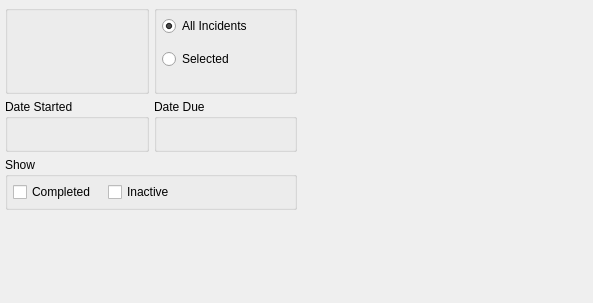
<?xml version="1.0" encoding="UTF-8"?>
<ui version="4.0">
 <comment>This file is part of the xTuple ERP: PostBooks Edition, a free and
open source Enterprise Resource Planning software suite,
Copyright (c) 1999-2011 by OpenMFG LLC, d/b/a xTuple.
It is licensed to you under the Common Public Attribution License
version 1.0, the full text of which (including xTuple-specific Exhibits)
is available at www.xtuple.com/CPAL.  By using this software, you agree
to be bound by its terms.</comment>
 <class>dspTodoByUserAndIncident</class>
 <widget class="QWidget" name="dspTodoByUserAndIncident">
  <property name="geometry">
   <rect>
    <x>0</x>
    <y>0</y>
    <width>593</width>
    <height>303</height>
   </rect>
  </property>
  <property name="windowTitle">
   <string>To-Do List Items by User and Incident</string>
  </property>
  <layout class="QHBoxLayout" name="horizontalLayout_2">
   <item>
    <layout class="QGridLayout" name="gridLayout_3">
     <item row="0" column="0">
      <widget class="ParameterGroup" name="_usr">
       <property name="focusPolicy">
        <enum>Qt::StrongFocus</enum>
       </property>
       <property name="title">
        <string/>
       </property>
       <property name="fixedSize">
        <bool>false</bool>
       </property>
      </widget>
     </item>
     <item row="0" column="1">
      <widget class="QGroupBox" name="_incidentBox">
       <property name="title">
        <string/>
       </property>
       <layout class="QGridLayout">
        <item row="0" column="0">
         <layout class="QHBoxLayout">
          <item>
           <widget class="QRadioButton" name="_allIncidents">
            <property name="text">
             <string>All Incidents</string>
            </property>
            <property name="checked">
             <bool>true</bool>
            </property>
           </widget>
          </item>
          <item>
           <widget class="QLabel" name="label">
            <property name="text">
             <string/>
            </property>
           </widget>
          </item>
         </layout>
        </item>
        <item row="1" column="0">
         <layout class="QHBoxLayout">
          <property name="spacing">
           <number>0</number>
          </property>
          <item>
           <layout class="QVBoxLayout">
            <property name="spacing">
             <number>0</number>
            </property>
            <property name="topMargin">
             <number>8</number>
            </property>
            <item>
             <widget class="QRadioButton" name="_selectedIncident">
              <property name="text">
               <string>Selected</string>
              </property>
             </widget>
            </item>
            <item>
             <spacer>
              <property name="orientation">
               <enum>Qt::Vertical</enum>
              </property>
              <property name="sizeHint" stdset="0">
               <size>
                <width>20</width>
                <height>0</height>
               </size>
              </property>
             </spacer>
            </item>
           </layout>
          </item>
          <item>
           <widget class="IncidentCluster" name="_incident">
            <property name="focusPolicy">
             <enum>Qt::StrongFocus</enum>
            </property>
           </widget>
          </item>
         </layout>
        </item>
       </layout>
      </widget>
     </item>
     <item row="1" column="0">
      <widget class="QGroupBox" name="groupBox">
       <property name="title">
        <string>Date Started</string>
       </property>
       <layout class="QGridLayout">
        <item row="0" column="0">
         <widget class="DateCluster" name="_startDate">
          <property name="focusPolicy">
           <enum>Qt::StrongFocus</enum>
          </property>
         </widget>
        </item>
        <item row="0" column="1">
         <spacer name="horizontalSpacer_3">
          <property name="orientation">
           <enum>Qt::Horizontal</enum>
          </property>
          <property name="sizeHint" stdset="0">
           <size>
            <width>0</width>
            <height>20</height>
           </size>
          </property>
         </spacer>
        </item>
       </layout>
      </widget>
     </item>
     <item row="1" column="1">
      <widget class="QGroupBox" name="groupBox_2">
       <property name="title">
        <string>Date Due</string>
       </property>
       <layout class="QGridLayout">
        <item row="0" column="0">
         <widget class="DateCluster" name="_dueDate">
          <property name="focusPolicy">
           <enum>Qt::StrongFocus</enum>
          </property>
         </widget>
        </item>
        <item row="0" column="1">
         <spacer name="horizontalSpacer_2">
          <property name="orientation">
           <enum>Qt::Horizontal</enum>
          </property>
          <property name="sizeHint" stdset="0">
           <size>
            <width>0</width>
            <height>20</height>
           </size>
          </property>
         </spacer>
        </item>
       </layout>
      </widget>
     </item>
     <item row="2" column="0" colspan="2">
      <widget class="QGroupBox" name="_showGroup">
       <property name="title">
        <string>Show</string>
       </property>
       <layout class="QGridLayout" name="gridLayout_2">
        <item row="0" column="0">
         <layout class="QHBoxLayout" name="horizontalLayout">
          <property name="spacing">
           <number>12</number>
          </property>
          <item>
           <widget class="XCheckBox" name="_showCompleted">
            <property name="text">
             <string>Completed</string>
            </property>
           </widget>
          </item>
          <item>
           <widget class="XCheckBox" name="_showInactive">
            <property name="text">
             <string>Inactive</string>
            </property>
           </widget>
          </item>
          <item>
           <spacer name="horizontalSpacer">
            <property name="orientation">
             <enum>Qt::Horizontal</enum>
            </property>
            <property name="sizeHint" stdset="0">
             <size>
              <width>40</width>
              <height>20</height>
             </size>
            </property>
           </spacer>
          </item>
         </layout>
        </item>
       </layout>
      </widget>
     </item>
     <item row="3" column="0" colspan="2">
      <spacer name="verticalSpacer">
       <property name="orientation">
        <enum>Qt::Vertical</enum>
       </property>
       <property name="sizeHint" stdset="0">
        <size>
         <width>20</width>
         <height>0</height>
        </size>
       </property>
      </spacer>
     </item>
    </layout>
   </item>
   <item>
    <spacer name="horizontalSpacer_4">
     <property name="orientation">
      <enum>Qt::Horizontal</enum>
     </property>
     <property name="sizeHint" stdset="0">
      <size>
       <width>4</width>
       <height>20</height>
      </size>
     </property>
    </spacer>
   </item>
  </layout>
 </widget>
 <layoutdefault spacing="5" margin="5"/>
 <customwidgets>
  <customwidget>
   <class>DateCluster</class>
   <extends>QWidget</extends>
   <header>datecluster.h</header>
  </customwidget>
  <customwidget>
   <class>IncidentCluster</class>
   <extends>QWidget</extends>
   <header>incidentcluster.h</header>
  </customwidget>
  <customwidget>
   <class>ParameterGroup</class>
   <extends>QGroupBox</extends>
   <header>parametergroup.h</header>
  </customwidget>
  <customwidget>
   <class>XCheckBox</class>
   <extends>QCheckBox</extends>
   <header>xcheckbox.h</header>
  </customwidget>
 </customwidgets>
 <tabstops>
  <tabstop>_usr</tabstop>
  <tabstop>_allIncidents</tabstop>
  <tabstop>_selectedIncident</tabstop>
  <tabstop>_incident</tabstop>
  <tabstop>_startDate</tabstop>
  <tabstop>_dueDate</tabstop>
 </tabstops>
 <resources/>
 <connections>
  <connection>
   <sender>_selectedIncident</sender>
   <signal>toggled(bool)</signal>
   <receiver>_incident</receiver>
   <slot>setEnabled(bool)</slot>
   <hints>
    <hint type="sourcelabel">
     <x>59</x>
     <y>140</y>
    </hint>
    <hint type="destinationlabel">
     <x>220</x>
     <y>153</y>
    </hint>
   </hints>
  </connection>
 </connections>
</ui>
